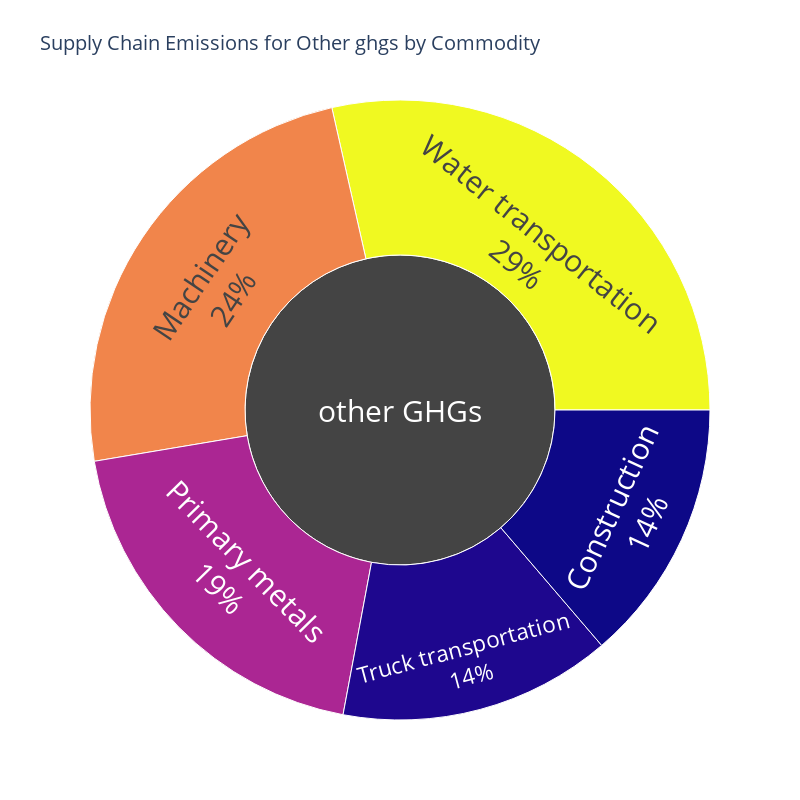

Source (notebook cell):
### Code cell
plot_sunburst_for_substance('other GHGs',substance_top_comm)

### Figure 1 — Plotly figure (JSON) as saved in the notebook; plotly's stock layout.template omitted (floating-point values rounded to 4 significant figures)
{"data": [{"branchvalues": "total", "labels": ["Water transportation", "Machinery", "Primary metals", "Truck transportation", "Construction"], "marker": {"colors": [0.291, 0.246, 0.198, 0.145, 0.14]}, "parents": ["other GHGs", "other GHGs", "other GHGs", "other GHGs", "other GHGs"], "textfont": {"size": 30}, "textinfo": "label+percent entry", "type": "sunburst", "values": [0.291, 0.246, 0.198, 0.145, 0.14]}], "layout": {"height": 800, "title": {"font": {"size": 20}, "text": "Supply Chain Emissions for Other ghgs by Commodity"}, "width": 800}}
